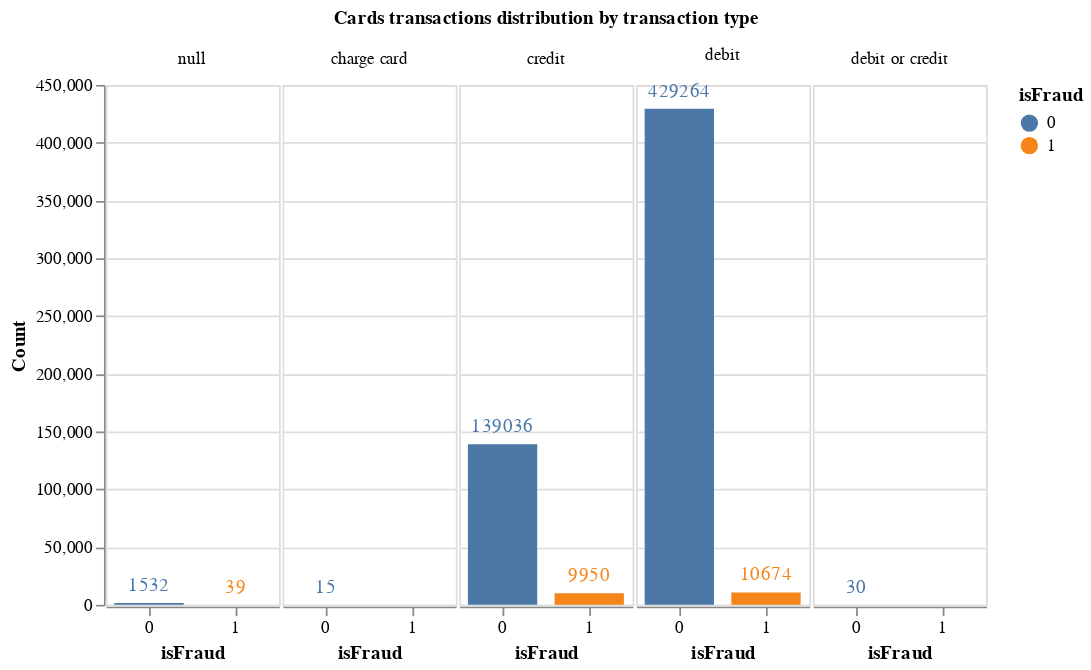

Notebook code for this chart:
### Code cell
#One can see the distribution of transactions by card and type of transactions.
bar_chart = alt.Chart(card6Group).encode(
    alt.X("isFraud:O", axis=alt.Axis(labelAngle=0)),
    alt.Y("sum(count):Q", title='Count'),
    alt.Color("isFraud:N"),
    alt.Text("sum(count):Q", format=".0f"),
).properties(height=alt.Step(50), width=100)

alt.layer(
    bar_chart.mark_bar(size=40),
    bar_chart.mark_text(dy=-10)
).facet(
    alt.Column("card6:N", title='Cards transactions distribution by transaction type')
).configure_facet(spacing=0)

### Figure 1 — Vega-Lite specification as saved in the notebook (floating-point values rounded to 4 significant figures)
{"$schema": "https://vega.github.io/schema/vega-lite/v4.17.0.json", "config": {"facet": {"spacing": 0}, "view": {"continuousHeight": 300, "continuousWidth": 400}}, "data": {"name": "data-9c3d732ca426aee2a575abd71ff0fc28"}, "datasets": {"data-9c3d732ca426aee2a575abd71ff0fc28": [{"card6": "charge card", "count": 15, "isFraud": 0}, {"card6": "credit", "count": 139036, "isFraud": 0}, {"card6": "credit", "count": 9950, "isFraud": 1}, {"card6": "debit", "count": 429264, "isFraud": 0}, {"card6": "debit", "count": 10674, "isFraud": 1}, {"card6": "debit or credit", "count": 30, "isFraud": 0}, {"card6": null, "count": 1532, "isFraud": 0}, {"card6": null, "count": 39, "isFraud": 1}]}, "facet": {"field": "card6", "title": "Cards transactions distribution by transaction type", "type": "nominal"}, "spec": {"layer": [{"encoding": {"color": {"field": "isFraud", "type": "nominal"}, "text": {"aggregate": "sum", "field": "count", "format": ".0f", "type": "quantitative"}, "x": {"axis": {"labelAngle": 0}, "field": "isFraud", "type": "ordinal"}, "y": {"aggregate": "sum", "field": "count", "title": "Count", "type": "quantitative"}}, "height": {"step": 50}, "mark": {"size": 40, "type": "bar"}, "width": 100}, {"encoding": {"color": {"field": "isFraud", "type": "nominal"}, "text": {"aggregate": "sum", "field": "count", "format": ".0f", "type": "quantitative"}, "x": {"axis": {"labelAngle": 0}, "field": "isFraud", "type": "ordinal"}, "y": {"aggregate": "sum", "field": "count", "title": "Count", "type": "quantitative"}}, "height": {"step": 50}, "mark": {"dy": -10, "type": "text"}, "width": 100}]}}
